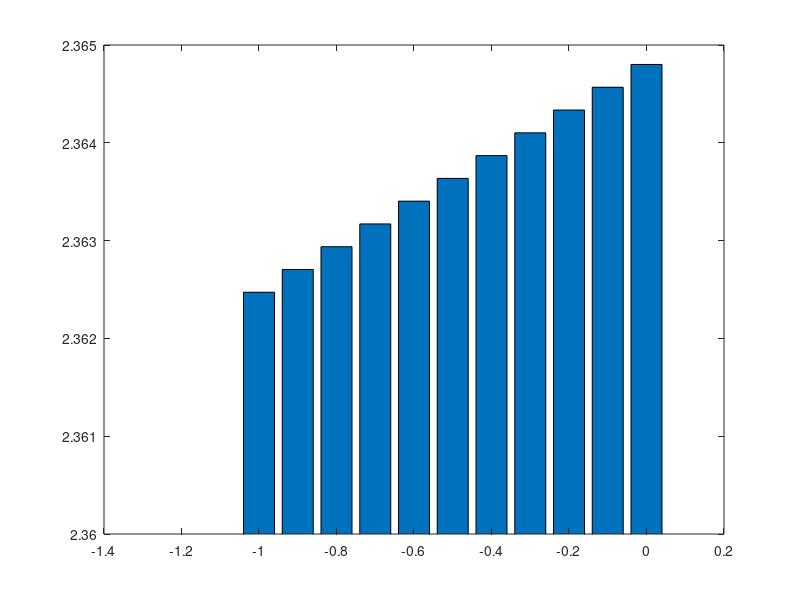

MATLAB code for this plot:
clear;
AU=1.49598e11
GM=1.9891e30*6.67e-11
a =linspace(0,-1.1,12)*1/AU/1000
v0=30e3
for k=1:11
    NN(k)=-(a(k+1)-a(k))*GM/(2*v0)*exp(1/v0^2*a(k+1)*GM)
end
bar(a(1:11)*AU*1000,NN*26/sum(NN));
ylim([2.36 2.365])
    
